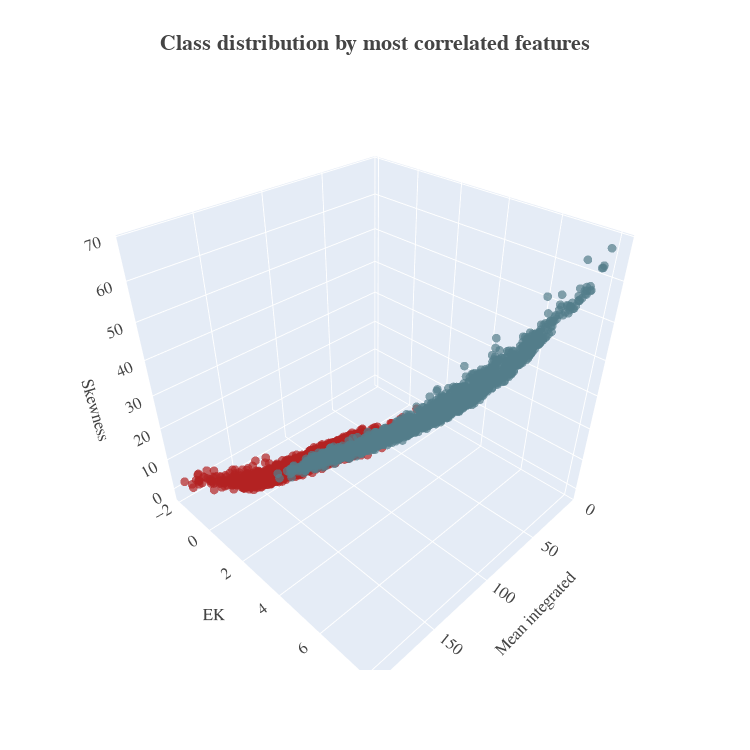

Write notebook code for a chart like this one.
### Code cell
colors = ['#b32222', '#537d8a']
names = ['Not pulsar', 'Pulsar']

fig = go.Figure()
for target, color, name in zip([0, 1], colors, names):
    fig.add_trace(
        go.Scatter3d(
            x=orig_train[orig_train['Class']==target]['Mean_Integrated'],
            y=orig_train[orig_train['Class']==target]['EK'],
            z=orig_train[orig_train['Class']==target]['Skewness'],
            mode='markers',
            name=name,
            marker=dict(size=3, color=color, opacity=0.7)
        )
    )

fig.update_traces(hovertemplate='Mean_Integrated: %{x} <br>EK: %{y} <br>Skewness: %{z}')

fig.update_layout(
    width=750, 
    height=750, 
    autosize=True, 
    showlegend=False,
    scene=dict(
        xaxis=dict(title='Mean integrated', titlefont_color='#444444'),
        yaxis=dict(title = 'EK', titlefont_color='#444444'),
        zaxis=dict(title='Skewness', titlefont_color='#444444')
    ),
    font=dict(family='serif', color='#444444', size=14),
    title=dict(text='<b>Class distribution by most correlated features</b>',
               x=0.5, font_size=22)
)

fig.show()

### Figure 1 — Plotly figure (JSON) as saved in the notebook; plotly's stock layout.template omitted (floating-point values rounded to 4 significant figures; data arrays with more than 128 entries replaced by an {"elided": "..."} marker saying what was removed)
{"data": [{"hovertemplate": "Mean_Integrated: %{x} <br>EK: %{y} <br>Skewness: %{z}", "marker": {"color": "#b32222", "opacity": 0.7, "size": 3}, "mode": "markers", "name": "Not pulsar", "type": "scatter3d", "x": {"elided": "16259 float values"}, "y": {"elided": "16259 float values"}, "z": {"elided": "16259 float values"}}, {"hovertemplate": "Mean_Integrated: %{x} <br>EK: %{y} <br>Skewness: %{z}", "marker": {"color": "#537d8a", "opacity": 0.7, "size": 3}, "mode": "markers", "name": "Pulsar", "type": "scatter3d", "x": {"elided": "1639 float values"}, "y": {"elided": "1639 float values"}, "z": {"elided": "1639 float values"}}], "layout": {"autosize": true, "font": {"color": "#444444", "family": "serif", "size": 14}, "height": 750, "scene": {"xaxis": {"title": {"font": {"color": "#444444"}, "text": "Mean integrated"}}, "yaxis": {"title": {"font": {"color": "#444444"}, "text": "EK"}}, "zaxis": {"title": {"font": {"color": "#444444"}, "text": "Skewness"}}}, "showlegend": false, "title": {"font": {"size": 22}, "text": "<b>Class distribution by most correlated features</b>", "x": 0.5}, "width": 750}}
